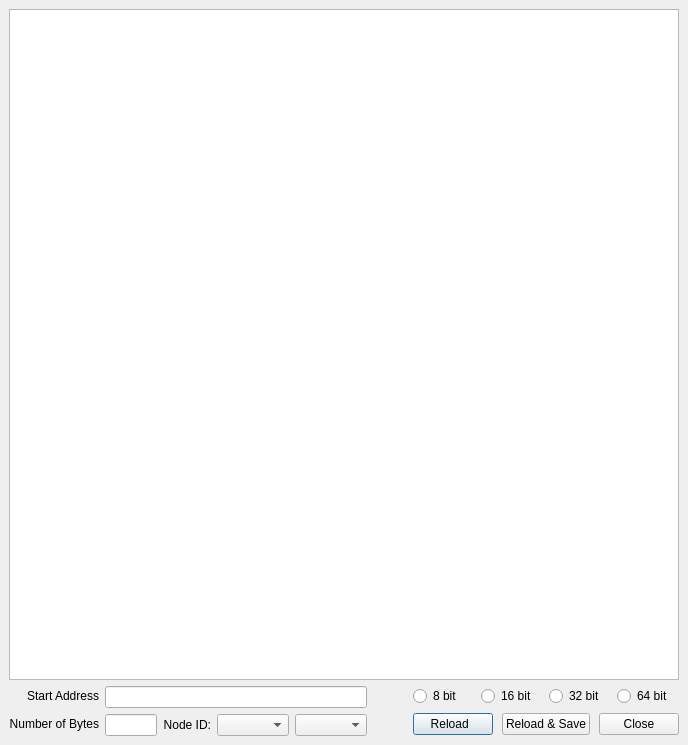
<?xml version="1.0" encoding="UTF-8"?>
<ui version="4.0">
 <class>readMemWidget</class>
 <widget class="QWidget" name="readMemWidget">
  <property name="geometry">
   <rect>
    <x>0</x>
    <y>0</y>
    <width>688</width>
    <height>745</height>
   </rect>
  </property>
  <property name="windowTitle">
   <string>SCC Memory Reader</string>
  </property>
  <layout class="QGridLayout">
   <property name="margin">
    <number>9</number>
   </property>
   <property name="spacing">
    <number>6</number>
   </property>
   <item row="1" column="1" rowspan="2">
    <layout class="QGridLayout">
     <property name="margin">
      <number>0</number>
     </property>
     <property name="spacing">
      <number>6</number>
     </property>
     <item row="1" column="1">
      <widget class="QLabel" name="label_3">
       <property name="autoFillBackground">
        <bool>true</bool>
       </property>
       <property name="text">
        <string>Node ID:</string>
       </property>
       <property name="alignment">
        <set>Qt::AlignRight|Qt::AlignTrailing|Qt::AlignVCenter</set>
       </property>
      </widget>
     </item>
     <item row="0" column="0" colspan="4">
      <widget class="QLineEdit" name="lE_StartAddr"/>
     </item>
     <item row="1" column="0">
      <widget class="QLineEdit" name="lE_numBytes"/>
     </item>
     <item row="1" column="3">
      <widget class="QComboBox" name="cB_SubDest"/>
     </item>
     <item row="1" column="2">
      <widget class="QComboBox" name="cB_TileID"/>
     </item>
    </layout>
   </item>
   <item row="1" column="0">
    <widget class="QLabel" name="label">
     <property name="autoFillBackground">
      <bool>true</bool>
     </property>
     <property name="text">
      <string>Start Address</string>
     </property>
     <property name="alignment">
      <set>Qt::AlignRight|Qt::AlignTrailing|Qt::AlignVCenter</set>
     </property>
    </widget>
   </item>
   <item row="0" column="0" colspan="4">
    <widget class="QTextBrowser" name="memWindow"/>
   </item>
   <item row="2" column="0">
    <widget class="QLabel" name="label_2">
     <property name="autoFillBackground">
      <bool>true</bool>
     </property>
     <property name="text">
      <string>Number of Bytes</string>
     </property>
     <property name="alignment">
      <set>Qt::AlignRight|Qt::AlignTrailing|Qt::AlignVCenter</set>
     </property>
    </widget>
   </item>
   <item row="1" column="2" rowspan="2">
    <layout class="QVBoxLayout">
     <property name="spacing">
      <number>6</number>
     </property>
     <property name="margin">
      <number>0</number>
     </property>
     <item>
      <spacer>
       <property name="orientation">
        <enum>Qt::Horizontal</enum>
       </property>
       <property name="sizeHint" stdset="0">
        <size>
         <width>91</width>
         <height>24</height>
        </size>
       </property>
      </spacer>
     </item>
     <item>
      <spacer>
       <property name="orientation">
        <enum>Qt::Horizontal</enum>
       </property>
       <property name="sizeHint" stdset="0">
        <size>
         <width>91</width>
         <height>20</height>
        </size>
       </property>
      </spacer>
     </item>
    </layout>
   </item>
   <item row="1" column="3">
    <layout class="QHBoxLayout">
     <property name="spacing">
      <number>6</number>
     </property>
     <property name="margin">
      <number>0</number>
     </property>
     <item>
      <widget class="QRadioButton" name="rB_8bit">
       <property name="text">
        <string>8 bit</string>
       </property>
      </widget>
     </item>
     <item>
      <widget class="QRadioButton" name="rB_16bit">
       <property name="text">
        <string>16 bit</string>
       </property>
      </widget>
     </item>
     <item>
      <widget class="QRadioButton" name="rB_32bit">
       <property name="text">
        <string>32 bit</string>
       </property>
      </widget>
     </item>
     <item>
      <widget class="QRadioButton" name="rB_64bit">
       <property name="text">
        <string>64 bit</string>
       </property>
      </widget>
     </item>
    </layout>
   </item>
   <item row="2" column="3">
    <layout class="QHBoxLayout">
     <property name="spacing">
      <number>6</number>
     </property>
     <property name="margin">
      <number>0</number>
     </property>
     <item>
      <widget class="QPushButton" name="pB_Reload">
       <property name="text">
        <string>Reload  </string>
       </property>
       <property name="autoDefault">
        <bool>true</bool>
       </property>
       <property name="default">
        <bool>true</bool>
       </property>
      </widget>
     </item>
     <item>
      <spacer>
       <property name="orientation">
        <enum>Qt::Horizontal</enum>
       </property>
       <property name="sizeHint" stdset="0">
        <size>
         <width>31</width>
         <height>20</height>
        </size>
       </property>
      </spacer>
     </item>
     <item>
      <widget class="QPushButton" name="pB_SaveAs">
       <property name="text">
        <string>Reload &amp;&amp; Save</string>
       </property>
      </widget>
     </item>
     <item>
      <spacer>
       <property name="orientation">
        <enum>Qt::Horizontal</enum>
       </property>
       <property name="sizeHint" stdset="0">
        <size>
         <width>31</width>
         <height>20</height>
        </size>
       </property>
      </spacer>
     </item>
     <item>
      <widget class="QPushButton" name="pB_Close">
       <property name="text">
        <string>  Close  </string>
       </property>
      </widget>
     </item>
    </layout>
   </item>
  </layout>
 </widget>
 <tabstops>
  <tabstop>memWindow</tabstop>
  <tabstop>rB_8bit</tabstop>
  <tabstop>rB_16bit</tabstop>
  <tabstop>rB_32bit</tabstop>
  <tabstop>rB_64bit</tabstop>
  <tabstop>pB_Reload</tabstop>
 </tabstops>
 <resources/>
 <connections/>
</ui>
